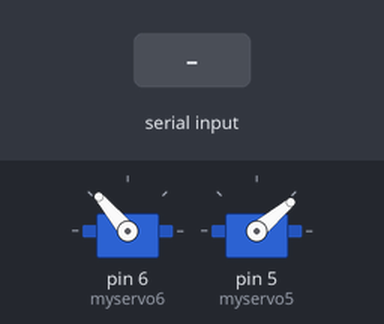
Bench run of a sketch on a simulated Arduino Uno, built with avr-gcc and run on an emulated ATmega328P. Shown: 2 × servo. The test bench sets the inputs (shaded band).

Above: at 1.2 s.
1.3 s: "a" received over the second serial link
At 1.42 s:
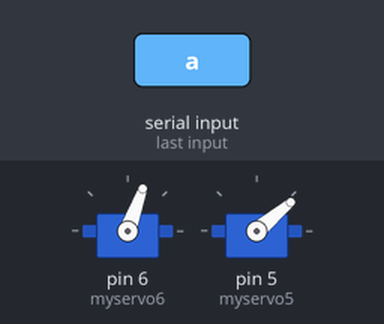
3.0 s: "b" received over the second serial link
At 3.1 s:
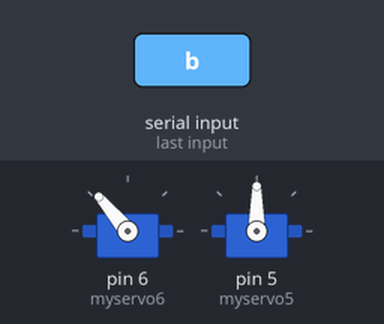
Timing chart, 0 to 6.0 s (numbered marks = the images above; inputs shaded):
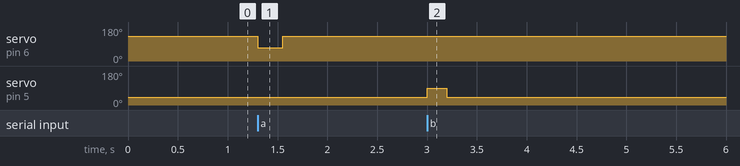

Measured:
- after the input at 1.3 s, servo on pin 6 (myservo6): 130° → 70° at once, → 130° 0.25 s later
- after the input at 3.0 s, servo on pin 5 (myservo5): 40° → 90° at once, → 40° 0.20 s later

The sketch:

bluetooth_switch_android.ino
```cpp
#include <SoftwareSerial.h>
#include <Servo.h>
Servo myservo5;
Servo myservo6;
SoftwareSerial HC05(2, 3);


void setup() {

  HC05.begin(9600);
  myservo6.attach(6);
  myservo6.write(130);
  myservo5.attach(5);
  myservo5.write(40);
  Serial.println("Bluetooth Module Setup Mode");
}

void loop() {

  if(HC05.available()){
    int value=HC05.read();
      if (value=='a'){
        Serial.println("off");
        myservo6.write(70);
        delay(250);
        myservo6.write(130);
      }
      if (value=='b'){
        Serial.println("on");
        myservo5.write(90);
        delay(200);
        myservo5.write(40);
      }


  }


//https://www.youtube.com/watch?v=Tpd0eR1AyYY <-링크 도움 받음

//  int myString = "";
//  while (HC05.available())
//  {
//    char myChar = (char)HC05.read();
//    myString += myChar;
//    delay(5);
//  }
//
//  if (!myString.equals("0")) {     //블루투스가 연결되어 사용 가능하다면
//    if (myString=="o") {
//      myservo5.write(70);
//      delay(200);
//      myservo5.write(130);
//    } else if (myString=="f") {
//      myservo6.write(90);
//      delay(200);
//      myservo6.write(40);
//    }
//    Serial.println(myString);
//  }
}
```
